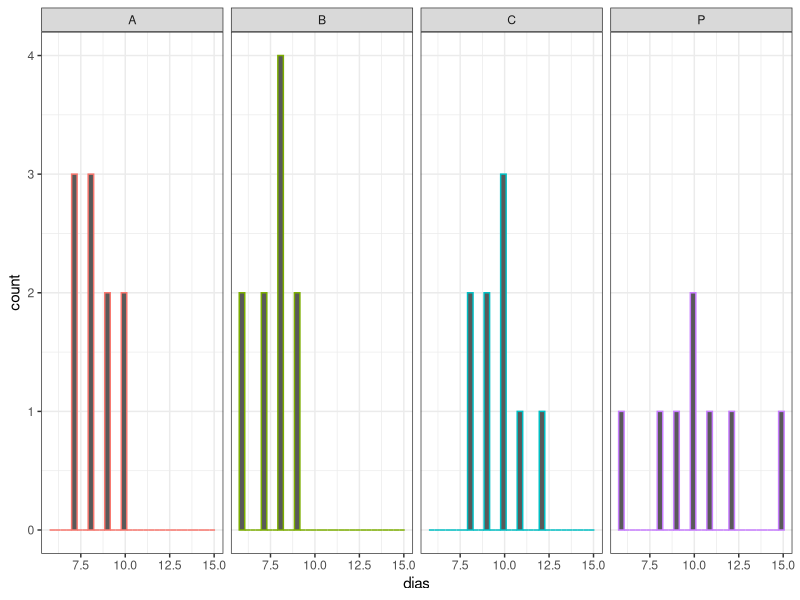

Here is the R script that generated this plot:
## ---- chunk 1
datos <- data.frame( condicion = c(rep("P", 8), rep("A", 10), rep("B", 10), rep("C", 9)), dias = c(15,12,10,8,11,9,6,10,7,8,9,8,7,10,9,8,7,10,8,9,8,6,7,8,9,8,7,6,10,12,10,8,9,11,10,9,8))
#Ho= Son iguales
#H1=Rechazamos Ho
aggregate(dias ~ condicion, data = datos, FUN = median)
aggregate(dias ~ condicion, data = datos, FUN = sd)
require(ggplot2)
ggplot(data = datos, mapping = aes(x = dias, colour = condicion)) +
    geom_histogram() +
    theme_bw() +
    facet_grid(. ~ condicion) +
    theme(legend.position = "none")

 kruskal.test(dias ~ condicion, data = datos)
 
 # El test encuentra significancia en la diferencia de al menos tres grupos
 # debido a que p value es menor que 5 entonces rechazamos Ho
pairwise.wilcox.test(x = datos$dias, g = datos$condicion, p.adjust.method = "holm" )
 
